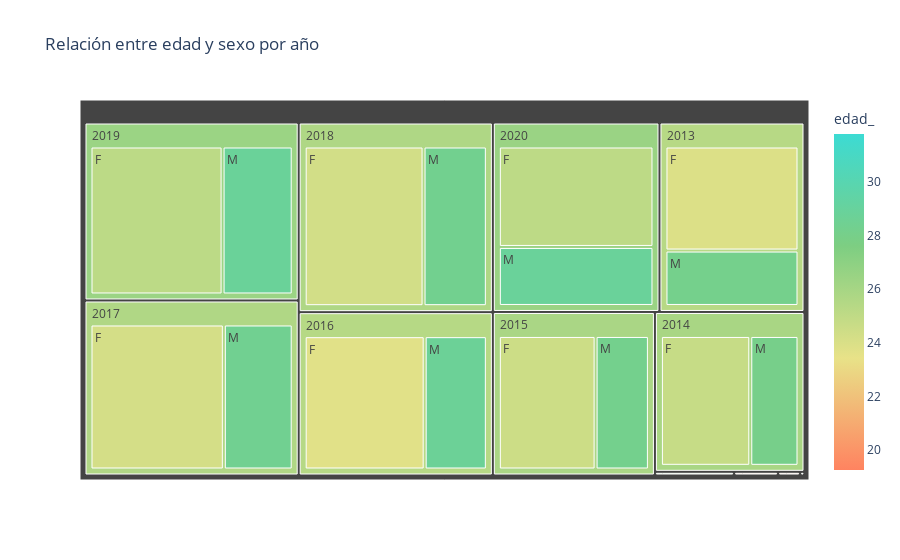

The code cell stored with this chart in its notebook:
### Markdown cell above
### Treemap que relaciona Sexo, Edad y Año

### Code cell
csv = pd.read_csv('http://medata.gov.co/node/24445/download',sep=";")
df=pd.DataFrame(csv, index=csv["id"])
df.drop(columns=["id","cod_ase_","pac_hos_","evento","year_"])
df.dropna(inplace=True)
#dataframe y filtro de columnas innecesarias
df["fec_con_"]=df["fec_con_"].str.slice(start=6)
#separación del año respecto a la fecha
fig=px.treemap(df,path=["fec_con_","sexo_"],color="edad_",color_continuous_scale=["#FF8360","#E8E288","#7DCE82","#3CDBD3"],title="Relación entre edad y sexo por año")
#Gráfico treemap interactivo
#"#9FC088","#E8C07D","#CC704B","#614124" #naranjas
#"#FF8360","#E8E288","#7DCE82","#3CDBD3" #verdes
#Posibles paletas de colores
fig.show()
#Regresar gráfica

### Figure 1 — Plotly figure (JSON) as saved in the notebook; plotly's stock layout.template omitted (floating-point values rounded to 4 significant figures)
{"data": [{"branchvalues": "total", "customdata": [[20.8], [28], [22.5], [23.9], [24.75], [24.54], [23.71], [24.21], [24.28], [25.15], [25.12], [26.31], [19.25], [28.11], [28.01], [28.2], [28.69], [28.39], [28.29], [28.83], [28.85], [31.8], [20.8], [28], [21.2], [25.36], [25.9], [25.84], [25.41], [25.64], [25.67], [26.43], [26.5], [27.83]], "domain": {"x": [0, 1], "y": [0, 1]}, "hovertemplate": "labels=%{label}<br>count=%{value}<br>parent=%{parent}<br>id=%{id}<br>edad_=%{color}<extra></extra>", "ids": ["1900/F", "2008/F", "2012/F", "2013/F", "2014/F", "2015/F", "2016/F", "2017/F", "2018/F", "2019/F", "2020/F", "2021/F", "2012/M", "2013/M", "2014/M", "2015/M", "2016/M", "2017/M", "2018/M", "2019/M", "2020/M", "2021/M", "1900", "2008", "2012", "2013", "2014", "2015", "2016", "2017", "2018", "2019", "2020", "2021"], "labels": ["F", "F", "F", "F", "F", "F", "F", "F", "F", "F", "F", "F", "M", "M", "M", "M", "M", "M", "M", "M", "M", "M", "1900", "2008", "2012", "2013", "2014", "2015", "2016", "2017", "2018", "2019", "2020", "2021"], "marker": {"coloraxis": "coloraxis", "colors": [20.8, 28, 22.5, 23.9, 24.75, 24.54, 23.71, 24.21, 24.28, 25.15, 25.12, 26.31, 19.25, 28.11, 28.01, 28.2, 28.69, 28.39, 28.29, 28.83, 28.85, 31.8, 20.8, 28, 21.2, 25.36, 25.9, 25.84, 25.41, 25.64, 25.67, 26.43, 26.5, 27.83]}, "name": "", "parents": ["1900", "2008", "2012", "2013", "2014", "2015", "2016", "2017", "2018", "2019", "2020", "2021", "2012", "2013", "2014", "2015", "2016", "2017", "2018", "2019", "2020", "2021", "", "", "", "", "", "", "", "", "", "", "", ""], "type": "treemap", "values": [5, 1, 6, 1108, 960, 1056, 1291, 1528, 1485, 1539, 1229, 13, 4, 590, 518, 582, 669, 789, 791, 817, 722, 5, 5, 1, 10, 1698, 1478, 1638, 1960, 2317, 2276, 2356, 1951, 18]}], "layout": {"coloraxis": {"colorbar": {"title": {"text": "edad_"}}, "colorscale": [[0, "#FF8360"], [0.3333, "#E8E288"], [0.6667, "#7DCE82"], [1, "#3CDBD3"]]}, "legend": {"tracegroupgap": 0}, "title": {"text": "Relación entre edad y sexo por año"}}}
